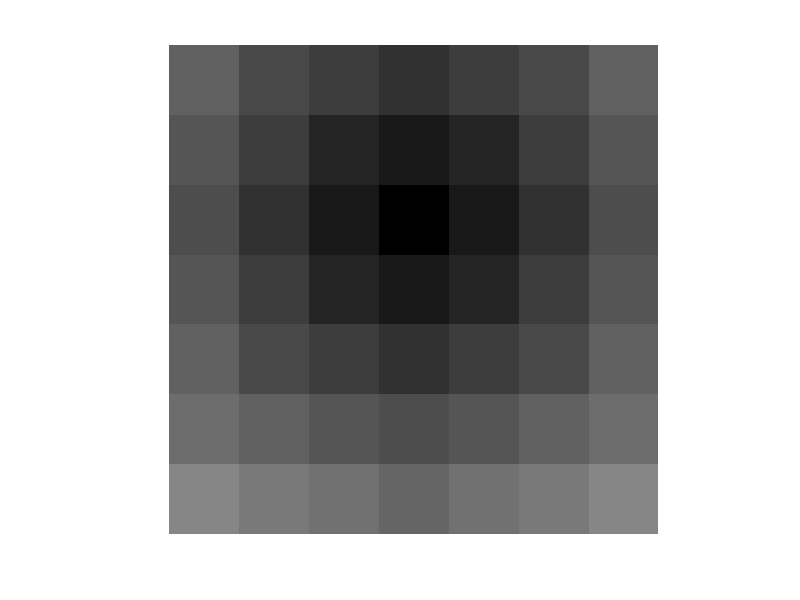

The MATLAB source for this figure:
total=7;
ma=zeros(total);
p=round(rand(1,2)*(total-1))+1;
o=round(rand(1,2)*(total-1))+1;
#p=[5 9];
#o=[ 8 5 ];
#m retora las cooedenadas como el numero que corrspondria a un vector 
function r=m(puntoVector,total)
  r=puntoVector(1)+(puntoVector(2)-1)*total; 
endfunction
#enRango retorna 1 si las corrdenadas (puntoVector) estan entre [1 total]^2
function r= enRango(puntoVector, total)
  if prod([puntoVector > 0 puntoVector<=total ])
    r=1;
  else 
    r=0;  
  endif
endfunction  
# retorna el siguente moviemto segun dijtrak 
#1 2 3
#4   6
#7 8 9
#distancia
# 1.4  1  1.4
#  1       1
# 1.4  1  1.4
function [ruta]=revRut(o , p , total , ruta )
    
    alrededor=[1 0 ; 1 1 ; 0 1 ;  -1 1 ; -1 0 ; -1 -1 ; 0 -1 ; 1 -1   ];
    distancia=[ 1  sqrt(2) 1  sqrt(2) 1  sqrt(2) 1  sqrt(2)  ];#distancia unitaria entre  2 xuadriculas adiacentes 
    p1=p;
    for i=1:8
      if  enRango(p1+alrededor(i,:),total)
        if ruta(1,m(p1+alrededor(i,:),total))>distancia(i)+ruta(1,m(p1,total))# distancia menor
          ruta(2:3,m(p1+alrededor(i,:),total))=p1;
          ruta(1,m(alrededor(i,:)+p1,total))=distancia(i)+ruta(1,m(p1,total));
          ruta=revRut(o,p+alrededor(i,:),total,ruta);
       endif
 
     endif 
    endfor
endfunction
function [ruta]= dijkstra( o , p,total)
    #ruta 
    # 1 distnacia 
    # 2 x  A
    # 3 y  A
    ruta=zeros(3, total*total);
    ruta(1,:)=Inf;
    ruta(2,:)=0;
    ruta(3,:)=0;
    ruta(1:3,m(p,total))=[0 0 0];
    ruta=revRut(o,p,total, ruta);
    # retorna un vector que represeta el camino desde un
    # punto a otro 
endfunction
ruta=dijkstra(o,p,total);
r=ruta(1,:);
k=zeros(total);
k(:)=r(:);
imshow(k/10);
k;
k(:)=((ruta(2,:)-1)*total+ ruta(3,:))(:);
function [r]=respuesta(total, o , p , ruta)
  cont=0;
  p1=o;
  while cont<total*total && (p(1)!=ruta([2,3],m(p1,total))(1) ||p(2)!=ruta([2,3],m(p1,total))(2) )
    p1=ruta([2,3],m(p1,total));
    cont++;
  endwhile
  alrededor=[1 0 ; 1 1 ; 0 1 ;  -1 1 ; -1 0 ; -1 -1 ; 0 -1 ; 1 -1   ];
  i=1;
  while i<9 && ((p+alrededor(i,:))(1)!=p1(1) || (p+alrededor(i,:))(2)!=p1(2))
    i++;
  endwhile
  r=i;
  if i>8
    printf("\n-----\n \n-----\nerror\n-----\n  \n-----\n  ");
  endif
endfunction
r=respuesta(total,o,p,ruta);
r